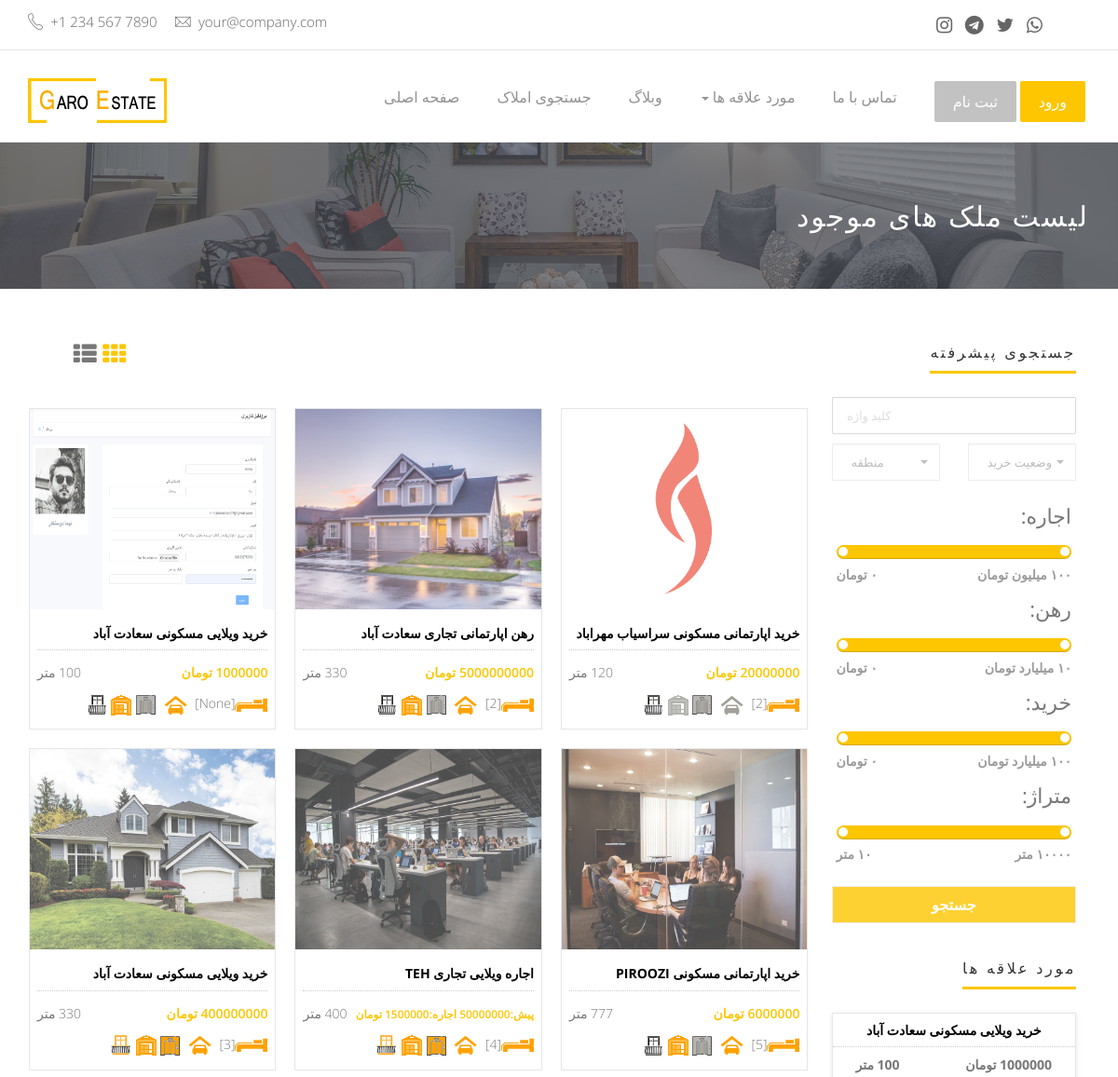
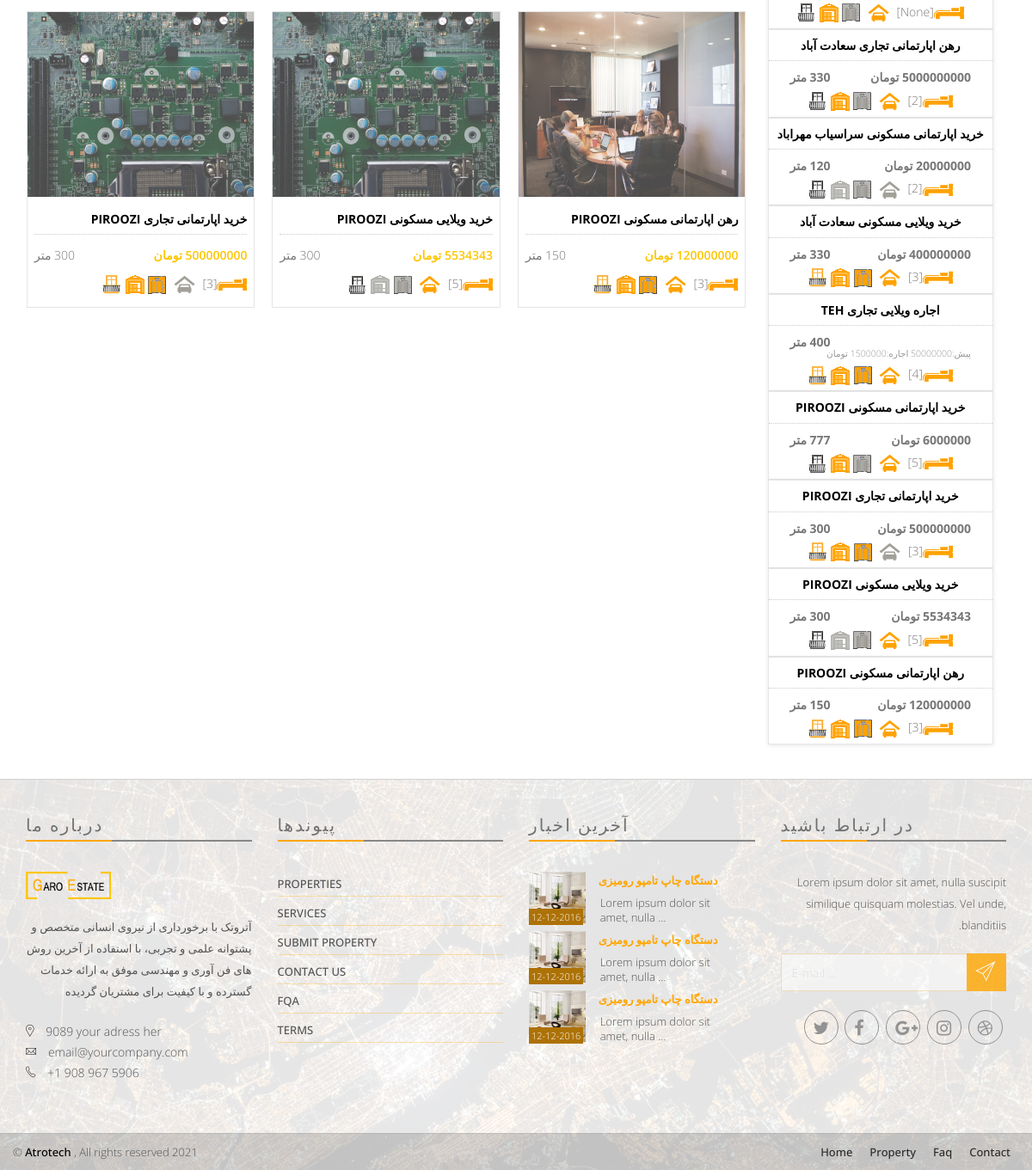
/items, run on the app's committed database (2 pictures, top to bottom).
### app/models.py (models this page shows, shortened)
class Item(models.Model):
    CHOICES1 = ( ('اجاره','اجاره'), ('خرید','خرید'), ('رهن','رهن') )
    buy_status = models.CharField(max_length=10,choices=CHOICES1,verbose_name = "وضعیت خرید")
    CHOICES2 = ( ('مسکونی','مسکونی'), ('تجاری','تجاری') )
    estate_status = models.CharField(max_length=15,choices=CHOICES2,verbose_name = "وضعیت ملک")
    CHOICES3 = ( ('ویلایی','ویلایی'), ('اپارتمانی','اپارتمانی') )
    building_status = models.CharField(max_length=10,choices=CHOICES3,verbose_name = "وضعیت ساختمان")
    area_size = models.IntegerField(null=True,blank=True, verbose_name = "متراژ")
    room_qty = models.IntegerField(null=True,blank=True, verbose_name = "تعداد اتاق")
    building_age = models.IntegerField(null=True,blank=True, verbose_name = "سن بنا")
    parking = models.BooleanField(default=True, verbose_name = "پارکینگ" )
    storage_room = models.BooleanField(default=True, verbose_name = "انباری" )
    elevator = models.BooleanField(default=False, verbose_name = "آسانسور" )
    balcony = models.BooleanField(default=False, verbose_name = "بالکن" )
    deposit = models.IntegerField(null=True,blank=True, default='0', verbose_name = "پول پیش")
    rent = models.IntegerField(null=True,blank=True, default='0', verbose_name = "اجاره")
    price = models.IntegerField(null=True,blank=True, default='0', verbose_name = "قیمت خرید ")
    area = models.ForeignKey(Area, on_delete=models.CASCADE,null=True, blank=True,verbose_name = "منطقه")
    tags = models.ManyToManyField(Tags, blank=True,verbose_name = "برچسب")
    additional_information = models.TextField(max_length=1000,null=True, blank=True,verbose_name = "اطلاعات تکمیلی")
    date = models.DateField(null=True, blank=True, verbose_name = "تاریخ آگهی")
    image = models.ImageField(upload_to='media', default='media/Default.png', null=True, blank=True, verbose_name = "تصویر")
    class Meta:
        verbose_name = "ملک"
        verbose_name_plural = "املاک"
    def __str__(self):
        return str(self.buy_status +" "+ self.building_status +" "+ self.estate_status +" "+ self.area.name )
    def get_absolute_url(self):
        return reverse('app:items_detail',args=[self.id])

class Area(MPTTModel):
    name = models.CharField(max_length=200, unique=True, verbose_name = "نام")
    parent = TreeForeignKey('self', on_delete=models.CASCADE, null=True, blank=True, related_name='children',verbose_name = "والد")
    class MPTTMeta:
        level_attr = 'mptt_level'
        order_insertion_by = ['name']
    class Meta:
        verbose_name = "منطقه"
        verbose_name_plural = "مناطق"
    def __str__(self):
        return str(self.name)

### app/views.py (the view)
# urls.py: path('items', views.items, name='items'),
def items(request):
    items = models.Item.objects.all().order_by("-date")
    areas = models.Area.objects.all()
    context = {'items':items, 'areas':areas}
    context['segment'] = 'items'
    html_template = loader.get_template( 'items.html' )
    return HttpResponse(html_template.render(context, request))

### templates/items.html (shortened to what this page needs)
{% extends "base.html" %}
{% load static %}
{% block content %}
<div class="page-head">
    <div class="container">
        <div class="row" dir="rtl">
            <div class="page-head-content">
                <h1 class="page-title"> لیست ملک های موجود </h1>
            </div>
        </div>
    </div>
</div>
<div class="properties-area recent-property" style="background-color: #FFF;">
    <div class="container">
        <div class="row">
            <div class="col-md-9 padding-top-40 properties-page">
                <div class="section clear">
                    <div class="col-xs-10 page-subheader sorting pl0">
                      <div class="col-xs-2 layout-switcher">
                          <a class="layout-list" href="javascript:void(0);"> <i class="fa fa-th-list"></i>  </a>
                          <a class="layout-grid active" href="javascript:void(0);"> <i class="fa fa-th"></i> </a>
                      </div>
                    </div>
                </div>
                <div class="section clear">
                    <div id="list-type" class="proerty-th">
                      {% for Item in items %}
                        <div class="col-sm-6 col-md-4 p0">
                            <div class="box-two proerty-item">
                                <div class="item-thumb">
                                    <a href="property-1.html" ><img src="{{ Item.image.url }}"></a>
                                </div>
                                <div class="item-entry overflow" dir="rtl">
                                    <h6><a href="{{ Item.get_absolute_url }}"> {{ Item }} </a></h6>
                                    <div class="dot-hr"></div>
                                    <span class="pull-left"> {{ Item.area_size }} متر  </span>
                                    <span class="proerty-price pull-right">
                                      {% if Item.buy_status == 'خرید' %}
                                       <span class="proerty-price pull-right"> {{ Item.price }} تومان </span>
                                      {% elif Item.buy_status == 'رهن' %}
                                       <span class="proerty-price pull-right"> {{ Item.deposit }} تومان </span>
                                      {% elif Item.buy_status == 'اجاره' %}
                                      <small> <span class="proerty-price pull-right"> پیش:{{ Item.deposit }} اجاره:{{ Item.rent }} تومان</span> </small>
                                      {% endif %}
                                    </span>
                                    <div class="property-icon">
                                        <img src="{% static 'assets/img/icon/bed-orange.png' %}">[{{ Item.room_qty }}]
                                        {% if Item.parking %}
                                          <img src="{% static 'assets/img/icon/cars-orange.png' %}">
                                        {% else %}
                                          <img src="{% static 'assets/img/icon/cars.png' %}">
                                        {% endif %}
                                        {% if Item.elevator %}
                                          <img src="{% static 'assets/img/icon/elevator-orange.png' %}">
                                        {% else %}
                                          <img src="{% static 'assets/img/icon/elevator.png' %}">
                                        {% endif %}
                                        {% if Item.storage_room %}
                                          <img src="{% static 'assets/img/icon/warehouse-orange.png' %}">
                                        {% else %}
                                          <img src="{% static 'assets/img/icon/warehouse.png' %}">
                                        {% endif %}
                                        {% if Item.balcony %}
                                          <img src="{% static 'assets/img/icon/balcony-orange.png' %}">
                                        {% else %}
                                          <img src="{% static 'assets/img/icon/balcony.png' %}">
                                        {% endif %}
                                    </div>
                                </div>
                            </div>
                        </div>
                      {% endfor %}
                    </div>
                </div>
            </div>
            <div class="col-md-3 pl0 padding-top-40">
                <div class="blog-asside-right pl0">
                    <div class="panel panel-default sidebar-menu wow fadeInRight animated" >
                        <div class="panel-heading" dir="rtl">
                            <h3 class="panel-title"> جستجوی پیشرفته </h3>
                        </div>
                        <div class="panel-body search-widget">
                              <form action="{% url 'app:search' %}" method="post" class="form-inline">
                              <fieldset>
                                  <div class="row">
                                      <div class="col-xs-12">
                                         <input name="text" type="text" class="form-control" placeholder=" کلید واژه ">
                                      </div>
                                  </div>
                              </fieldset>
                              <fieldset>
                                  <div class="row">
                                      <div class="col-xs-6">
                                      </div>
                                      <div class="col-xs-6">
                                      </div>
                                  </div>
                              </fieldset>
                              <fieldset class="padding-5">
                                  <div class="row">
                                      <div class="col-xs-12">
                                        <label for="price-range" dir="rtl" align="right"> <h4> اجاره: </h4> </label>
                                        <input name="rent" type="text" class="span2" value="0,100000000" data-slider-min="0" data-slider-max="100000000" data-slider-step="100" data-slider-value="[0,100000000]" id="price-range"> <br>
                                        <b dir="rtl" class="pull-left color"> ۰ تومان</b>
                                        <b dir="rtl" class="pull-right color"> ۱۰۰ میلیون تومان </b>
                                      </div>
                                      <div class="col-xs-12">
                                        <label for="property-geo" dir="rtl" align="right"> <h4> رهن: </h4> </label>
                                        <br>
                                        <b dir="rtl" class="pull-left color"> ۰ تومان</b>
                                        <b dir="rtl" class="pull-right color"> ۱۰ میلیارد تومان </b>
                                      </div>
                                      <div class="col-xs-12">
                                        <label for="min-baths" dir="rtl" align="right"> <h4> خرید: </h4> </label>
                                        <br>
                                        <b dir="rtl" class="pull-left color"> ۰ تومان</b>
                                        <b dir="rtl" class="pull-right color"> ۱۰۰ میلیارد تومان </b>
                                      </div>
                                      <div class="col-xs-12">
                                        <label for="min-bed" dir="rtl" align="right"> <h4> متراژ: </h4> </label>
                                        <input name="area_size" type="text" class="span2" value="10,10000" data-slider-min="10" data-slider-max="10000" data-slider-step="10" data-slider-value="[10,10000]" id="min-bed"> <br>
                                        <b dir="rtl" class="pull-left color"> ۱۰ متر </b>
                                        <b dir="rtl" class="pull-right color"> ۱۰۰۰۰ متر </b>
                                      </div>
                                  </div>
                              </fieldset>
                              <fieldset>
                                  <div class="row">
                                      <div class="col-xs-12">
                                          <input class="button btn largesearch-btn" value="جستجو" type="submit">
                                      </div>
                                  </div>
                              </fieldset>
                            </form>
                        </div>
                    </div>
                    <div class="panel panel-default sidebar-menu wow fadeInRight animated" dir="rtl">
                        <div class="panel-heading">
                            <h3 class="panel-title">  مورد علاقه ها </h3>
                        </div>
                        <div class="panel-body recent-property-widget">
                          <div class="row" dir="rtl" align="center">
                              {% for Item in items %}
                                  <div class="col-sm-12">
                                    <div class="box-two proerty-item">
                                        <div class="item-entry overflow" dir="rtl">
                                            <h6><a href="{{ Item.get_absolute_url }}"> {{ Item }} </a></h6>
                                            <div class="dot-hr"></div>
                                            <h6 style="padding: 1px 25px 1px;">
                                              <span class="pull-left"> {{ Item.area_size }} متر  </span>
                                              <span class="proerty-price pull-right">
                                                {% if Item.buy_status == 'خرید' %}
                                                 <span class="proerty-price pull-right"> {{ Item.price }} تومان </span>
                                                {% elif Item.buy_status == 'رهن' %}
                                                 <span class="proerty-price pull-right"> {{ Item.deposit }} تومان </span>
                                                {% elif Item.buy_status == 'اجاره' %}
                                                <small> <span class="proerty-price pull-right"> پیش:{{ Item.deposit }} اجاره:{{ Item.rent }} تومان</span> </small>
                                                {% endif %}
                                              </span>
                                            </h6>
                                            <div class="property-icon">
                                                <img src="{% static 'assets/img/icon/bed-orange.png' %}">[{{ Item.room_qty }}]
                                                {% if Item.parking %}
                                                  <img src="{% static 'assets/img/icon/cars-orange.png' %}">
                                                {% else %}
                                                  <img src="{% static 'assets/img/icon/cars.png' %}">
                                                {% endif %}
                                                {% if Item.elevator %}
                                                  <img src="{% static 'assets/img/icon/elevator-orange.png' %}">
                                                {% else %}
                                                  <img src="{% static 'assets/img/icon/elevator.png' %}">
                                                {% endif %}
                                                {% if Item.storage_room %}
                                                  <img src="{% static 'assets/img/icon/warehouse-orange.png' %}">
                                                {% else %}
                                                  <img src="{% static 'assets/img/icon/warehouse.png' %}">
                                                {% endif %}
                                                {% if Item.balcony %}
                                                  <img src="{% static 'assets/img/icon/balcony-orange.png' %}">
                                                {% else %}
                                                  <img src="{% static 'assets/img/icon/balcony.png' %}">
                                                {% endif %}
                                            </div>
                                        </div>
                                    </div>
                                </div>
                              {% endfor %}
                          </div>
                        </div>
                    </div>
                </div>
            </div>
        </div>
    </div>
</div>
{% endblock content %}

### data on the page
Item: image (picture), buy_status+building_status+estate_status "خرید ویلایی مسکونی سعادت آباد", price "1000000", room_qty "None", parking True (drawn), elevator False (drawn), storage_room True (drawn), balcony False (drawn), area_size "100"
Item: image (picture), buy_status+building_status+estate_status "رهن اپارتمانی تجاری سعادت آباد", room_qty "2", parking True (drawn), elevator False (drawn), storage_room True (drawn), balcony False (drawn), area_size "330", deposit "5000000000"
Item: image (picture), buy_status+building_status+estate_status "خرید اپارتمانی مسکونی سراسیاب مهراباد", price "20000000", room_qty "2", parking False (drawn), elevator False (drawn), storage_room False (drawn), balcony False (drawn), area_size "120"
Item: image (picture), buy_status+building_status+estate_status "خرید ویلایی مسکونی سعادت آباد", area_size "330", price "400000000", room_qty "3", parking True (drawn), elevator True (drawn), storage_room True (drawn), balcony True (drawn)
Item: image (picture), buy_status+building_status+estate_status "اجاره ویلایی تجاری TEH", rent "1500000", room_qty "4", parking True (drawn), elevator True (drawn), storage_room True (drawn), balcony True (drawn), area_size "400"
Item: image (picture), buy_status+building_status+estate_status "خرید اپارتمانی مسکونی PIROOZI", area_size "777", price "6000000", room_qty "5", parking True (drawn), elevator False (drawn), storage_room True (drawn), balcony False (drawn)
Item: image (picture), buy_status+building_status+estate_status "خرید اپارتمانی تجاری PIROOZI", area_size "300", price "500000000", room_qty "3", parking False (drawn), elevator True (drawn), storage_room True (drawn), balcony True (drawn)
Item: image (picture), buy_status+building_status+estate_status "خرید ویلایی مسکونی PIROOZI", room_qty "5", parking True (drawn), elevator False (drawn), storage_room False (drawn), balcony False (drawn), area_size "300", price "5534343"
Item: image (picture), buy_status+building_status+estate_status "رهن اپارتمانی مسکونی PIROOZI", deposit "120000000", room_qty "3", parking True (drawn), elevator True (drawn), storage_room True (drawn), balcony True (drawn), area_size "150"
